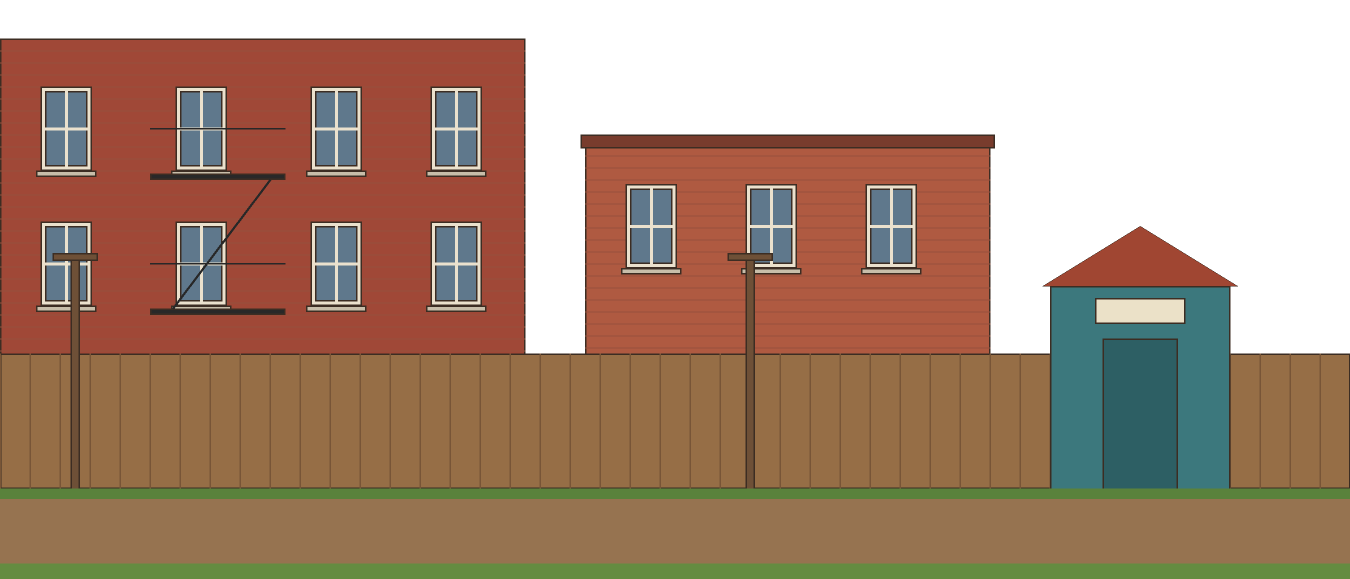
#> input picture art/source/blockings/garden.webp, 2700 x 1157 px (shown at 1/2 size)
$ python -i import_scene.py   (imports and definitions only)
#> lines starting #> are read from the running program, lines starting #| are printed output that depends on the picture
#!/usr/bin/env python3
"""Turn a generated scene painting into a game background (web/assets/bg/<name>.webp).

Usage:
  python3 tools/import_scene.py <name> <image.png | https://...> --world W [--height H]
        [--keep top|bottom] [--shift N] [--glass "x0,y0,x1,y1;..."] [--sky [--holes Y]] [--night NIGHT.png]
        [--preview DIR]

Scenes are painted from a flat colour blocking in world px (tools/art_requests.json, "scenes"),
padded to the model's aspect ratio. This tool undoes that:
  1. scales the painting to W * 1.5 px wide and keeps H * 1.5 rows (H defaults to 720) from the
     top (interiors, padded at the bottom) or from the bottom (exteriors, padded with sky);
     --shift N moves that window N world px up the painting (when the ground came out higher
     than the blocking asked for, so the walkable band still lands where the scene expects it),
  2. cuts out what has to be see-through, with a soft edge and without a white halo:
       --glass   pure white areas touching any of these world rects (window panes)
       --sky     pure white connected to the top edge (open sky: exteriors and window views);
                 --holes Y also opens up enclosed white gaps above world y Y (between the struts
                 of a bridge or a crane, the bare floors of a building going up)
  3. with --night, extracts <name>_lights.webp: what glows in the night version of the painting
     (lit windows, lamps, signs), to be added over the day painting after dark,
  4. writes web/assets/bg/<name>.webp and keeps the original painting (WebP, quality 95: 4K
     paintings are too big to keep losslessly) in art/source/generated/<name>_bg.webp.
"""
import io
import os
import sys
import urllib.request

import numpy as np
from PIL import Image
from scipy import ndimage as ndi

ROOT = os.path.dirname(os.path.dirname(os.path.abspath(__file__)))
BG = os.path.join(ROOT, 'web', 'assets', 'bg')
ORIGINALS = os.path.join(ROOT, 'art', 'source', 'generated')
SCALE = 1.5        # background px per world px

WHITE = 232        # every channel at least this bright ...
GREY = 18          # ... and this close to grey counts as "left white"
EDGE = 2           # feather (px) where glass or sky meets the painting


# [18 lines left out: functions read, fit, not called in this run]


def white_mask(rgb):
    a = rgb.astype(np.int16)
    return (a.min(-1) >= WHITE) & ((a.max(-1) - a.min(-1)) <= GREY)


def soft(mask):
    mask = ndi.binary_closing(mask, iterations=2) | mask
    dist = ndi.distance_transform_edt(~mask)
    return np.clip(dist / EDGE, 0, 1) * 255


# [8 lines left out: function glass_alpha, not called in this run]


def sky_alpha(rgb, holes_above=None):
    white = white_mask(rgb)
    lab, _ = ndi.label(white)
    top = np.unique(lab[0][lab[0] > 0])
    sky = np.isin(lab, top)
    if holes_above is not None:
        limit = round(holes_above * SCALE)
        for i, sl in enumerate(ndi.find_objects(lab)):
            if sl is not None and sl[0].stop <= limit and (lab[sl] == i + 1).sum() >= 30:
                sky |= lab == i + 1
    return soft(sky)


# [19 lines left out: functions unpremultiply_white, lights, not called in this run]


def arg(argv, key, default=None):
    return argv[argv.index(key) + 1] if key in argv else default


# [36 lines left out: function main, not called in this run]


# [2 lines not run here, left out]

>>> import cv2
>>> picture = cv2.imread('../art/source/blockings/garden.webp', cv2.IMREAD_GRAYSCALE)
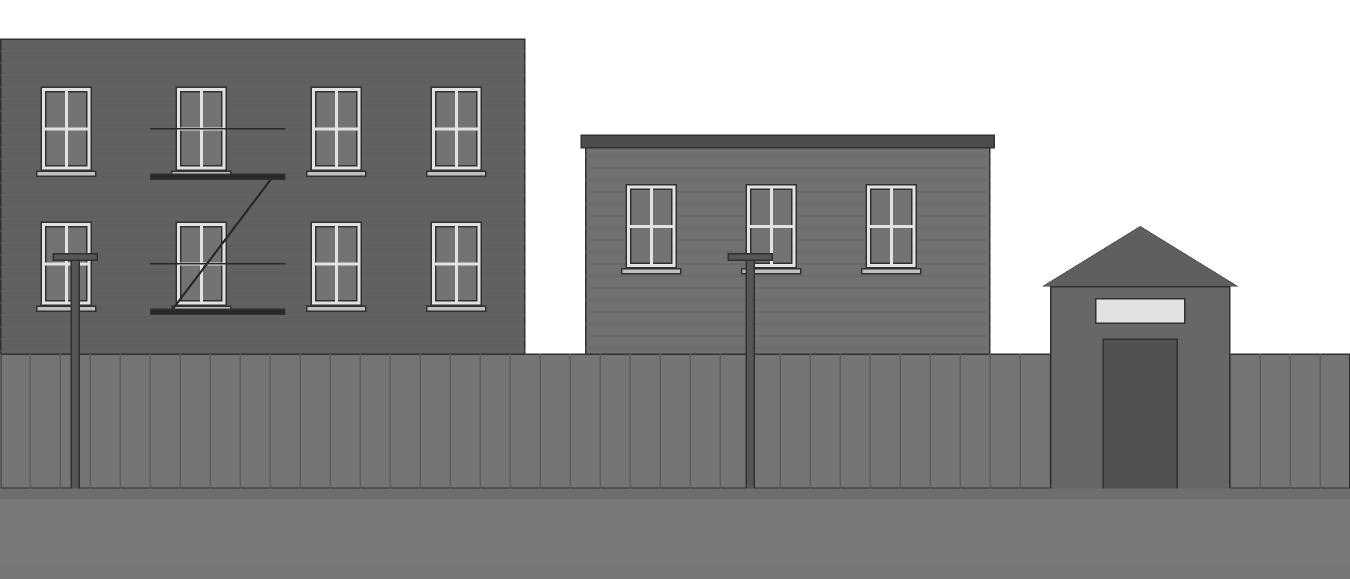
#> picture: shape (1157, 2700) (shown at 1/2 size); min 40, max 255, mean 148.2
>>> result = sky_alpha(picture)
#> in sky_alpha, `lab, _ = ndi.label(white)`: lab = 1157 values, max 1 at index 0, min 0 at index 77, mean 0.0666
#> in sky_alpha, `top = np.unique(lab[0][lab[0] > 0])`: top = [1]
#> in soft, `dist = ndi.distance_transform_edt(~mask)`: dist = 1157 values from 0 to 1080
#> result = 1157 values from 0 to 255

$ run again, on art/source/blockings/park.webp
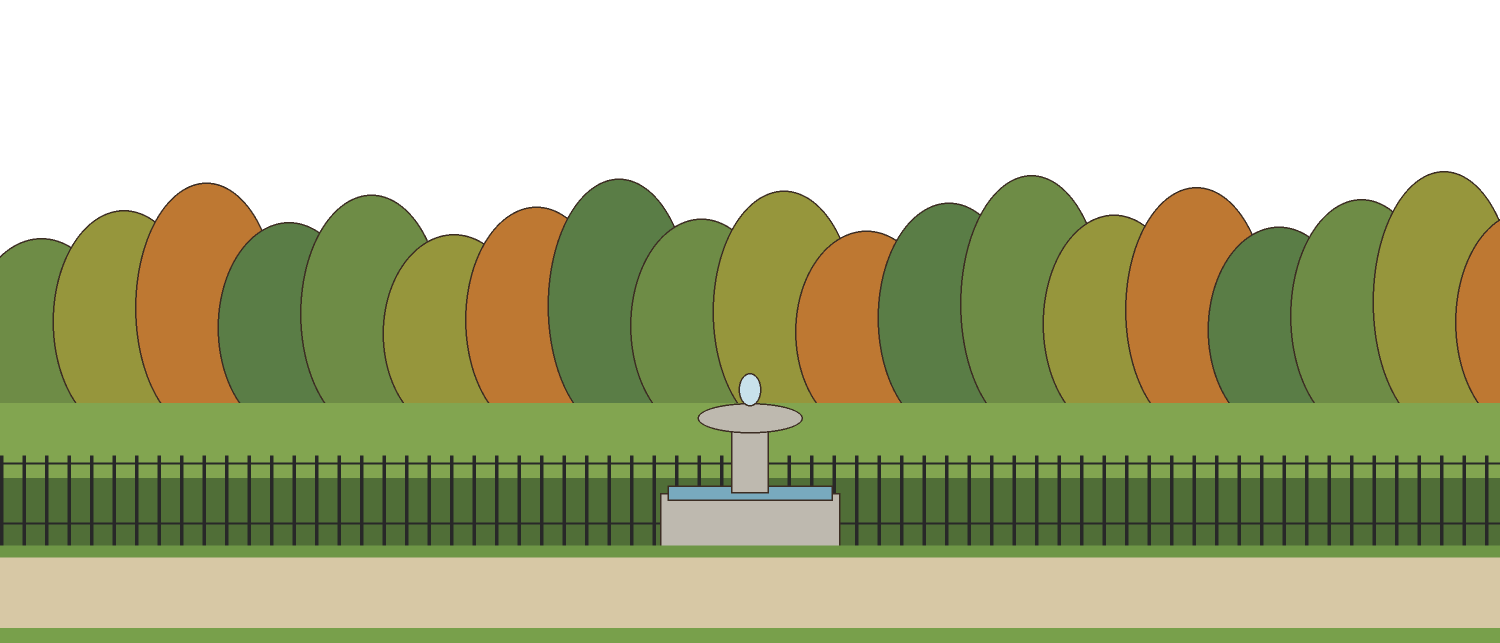
#> input picture art/source/blockings/park.webp, 3000 x 1286 px (shown at 1/2 size)
#> `picture = cv2.imread('../art/source/blockings/garden.webp', cv2.IMREAD..`:
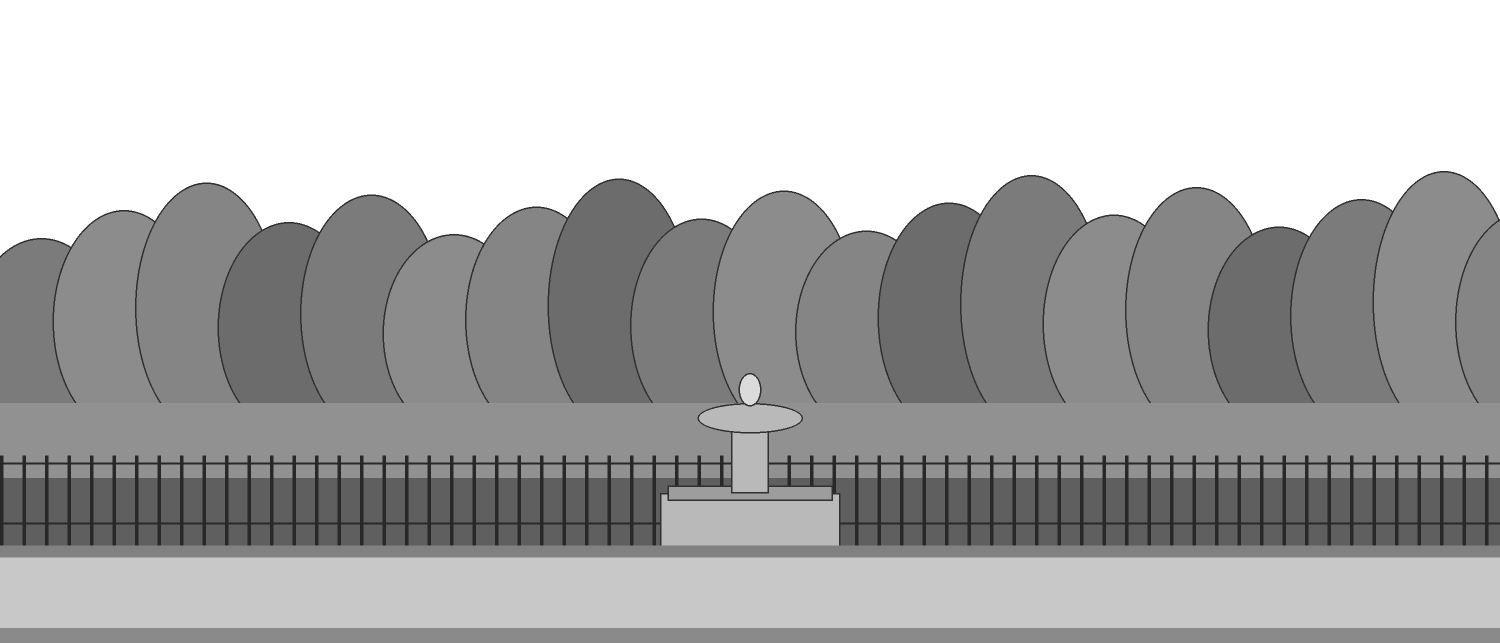
#> picture: shape (1286, 3000) (shown at 1/2 size); min 40, max 255, mean 174.3
#> lab = 1286 values, max 1 at index 0, min 0 at index 342, mean 0.266
#> top = [1]
#> dist = 1286 values from 0 to 944
#> result = 1286 values from 0 to 255

$ run again, on art/source/blockings/street.webp
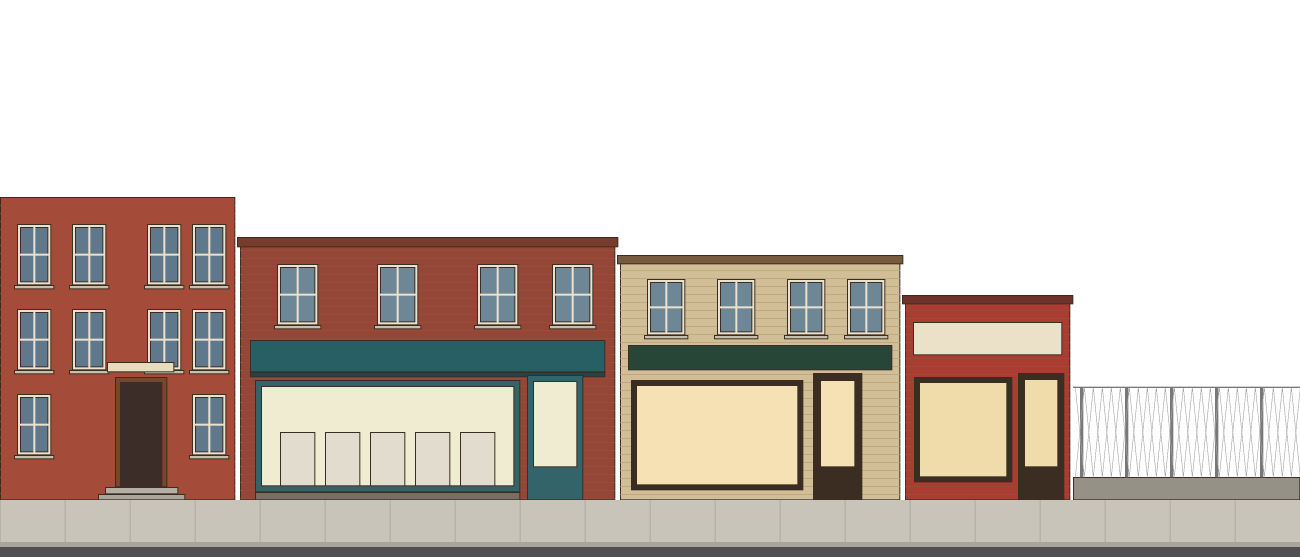
#> input picture art/source/blockings/street.webp, 3900 x 1671 px (shown at 1/3 size)
#> `picture = cv2.imread('../art/source/blockings/garden.webp', cv2.IMREAD..`:
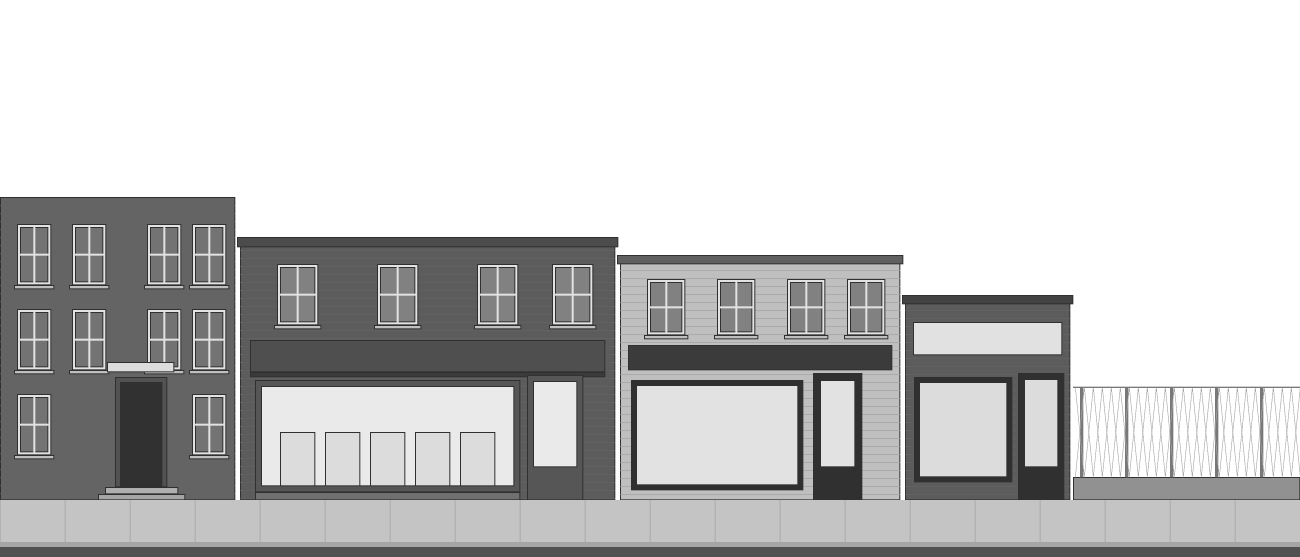
#> picture: shape (1671, 3900) (shown at 1/3 size); min 48, max 255, mean 199.3
#> lab = 1671 values, max 1 at index 0, min 0 at index 591, mean 0.354
#> top = [1]
#> dist = 1671 values from 0 to 1080
#> result = 1671 values from 0 to 255
